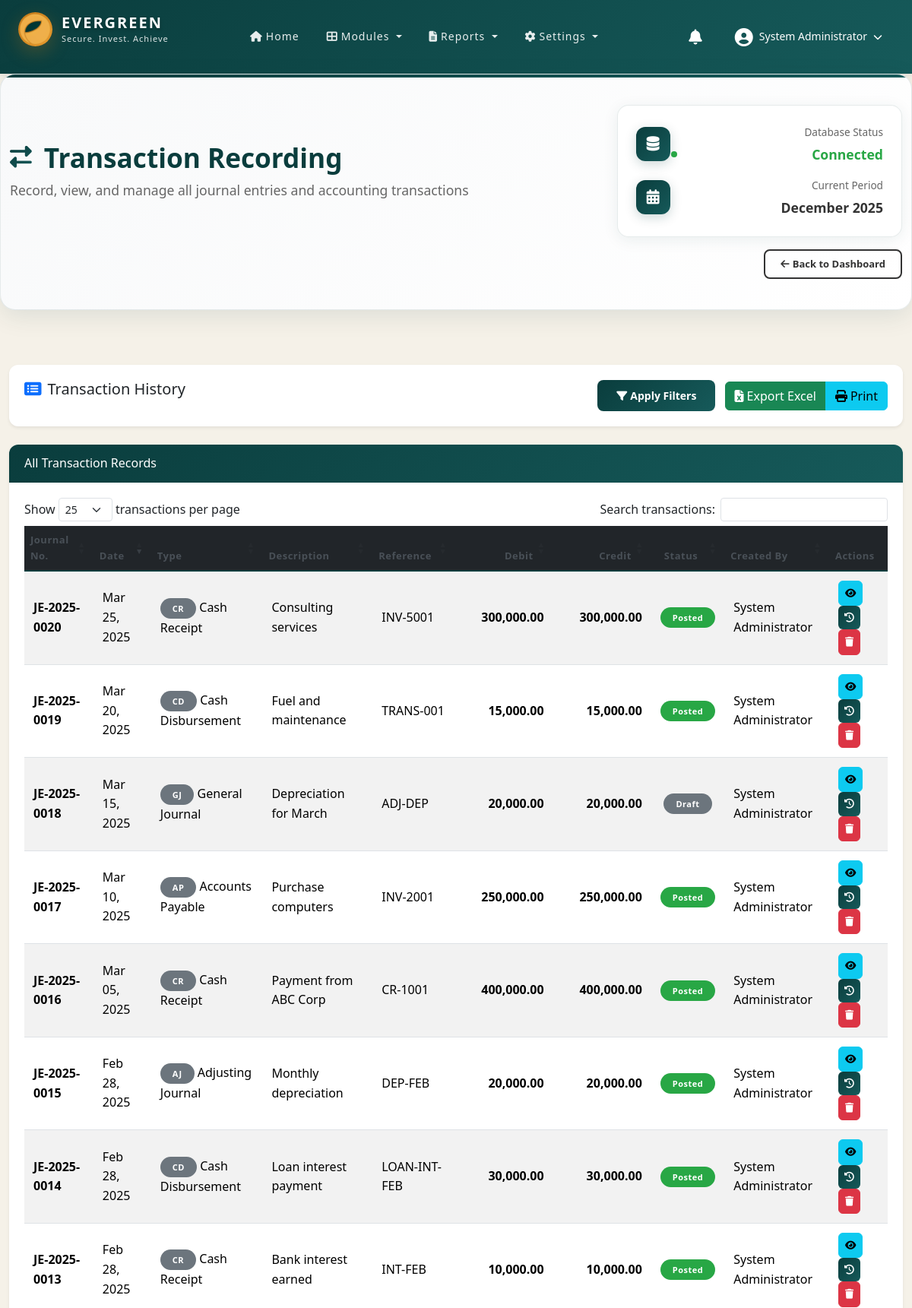
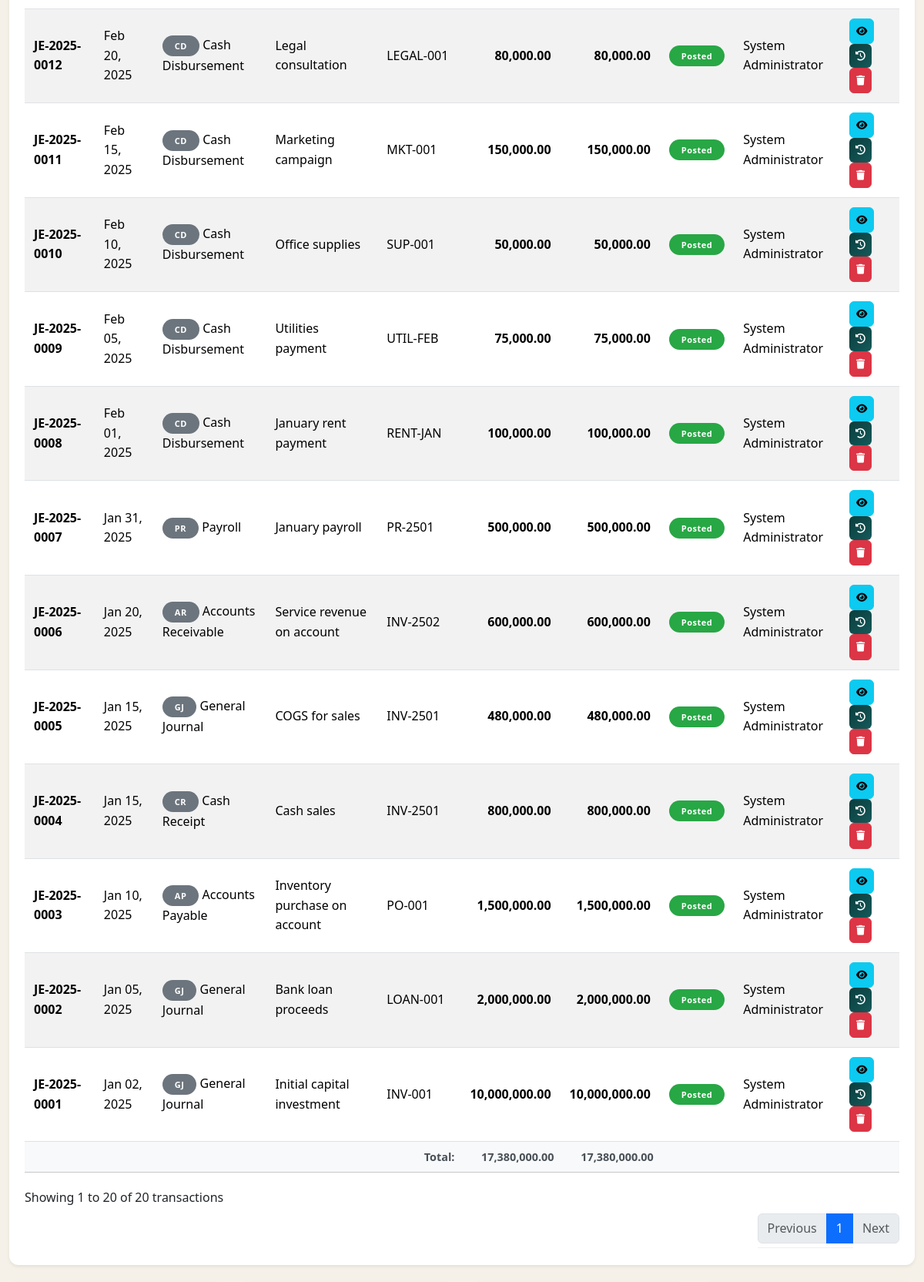
Screenshot of /modules/transaction-reading.php (signed in, upper part) with the database file from the repository (2 pictures, top to bottom).
### tables this page shows
CREATE TABLE users (
    id INT AUTO_INCREMENT PRIMARY KEY,
    username VARCHAR(50) UNIQUE NOT NULL,
    password_hash VARCHAR(255) NOT NULL,
    email VARCHAR(100) UNIQUE NOT NULL,
    full_name VARCHAR(100) NOT NULL,
    is_active BOOLEAN DEFAULT TRUE,
    last_login DATETIME,
    created_at DATETIME DEFAULT CURRENT_TIMESTAMP,
    updated_at DATETIME DEFAULT CURRENT_TIMESTAMP ON UPDATE CURRENT_TIMESTAMP
);

CREATE TABLE journal_entries (
    id BIGINT AUTO_INCREMENT PRIMARY KEY,
    journal_no VARCHAR(50) UNIQUE NOT NULL,
    journal_type_id INT NOT NULL,
    entry_date DATE NOT NULL,
    description TEXT,
    fiscal_period_id INT NOT NULL,
    reference_no VARCHAR(100),
    total_debit DECIMAL(18,2) DEFAULT 0.00,
    total_credit DECIMAL(18,2) DEFAULT 0.00,
    status ENUM('draft','posted','reversed','voided') DEFAULT 'draft',
    posted_by INT,
    posted_at DATETIME,
    created_by INT NOT NULL,
    created_at DATETIME DEFAULT CURRENT_TIMESTAMP,
    updated_at DATETIME DEFAULT CURRENT_TIMESTAMP ON UPDATE CURRENT_TIMESTAMP,
    FOREIGN KEY (journal_type_id) REFERENCES journal_types(id),
    FOREIGN KEY (fiscal_period_id) REFERENCES fiscal_periods(id),
    FOREIGN KEY (posted_by) REFERENCES users(id),
    FOREIGN KEY (created_by) REFERENCES users(id)
);

CREATE TABLE journal_types (
    id INT AUTO_INCREMENT PRIMARY KEY,
    code VARCHAR(20) UNIQUE NOT NULL,
    name VARCHAR(50) NOT NULL,
    auto_reversing BOOLEAN DEFAULT FALSE,
    description TEXT
);

### includes/session.php (called while the page is built, shortened)
<?php
function isLoggedIn() {
    return isset($_SESSION['user_id']) && isset($_SESSION['username']);
}
function getCurrentUser() {
    if (isLoggedIn()) {
        return [
            'id' => $_SESSION['user_id'],
            'username' => $_SESSION['username'],
            'email' => $_SESSION['email'] ?? '',
            'full_name' => $_SESSION['full_name'] ?? ''
        ];
    }
    return null;
}

### modules/transaction-reading.php (the view, shortened to what this page needs)
<?php
require_once '../includes/session.php';
$current_user = getCurrentUser();
$apply_filters = isset($_GET['apply_filters']);
$transactions = [];
$hasFilters = false;
$sql = "SELECT
            je.id,
            je.journal_no,
            je.entry_date,
            jt.code as type_code,
            jt.name as type_name,
            je.description,
            je.reference_no,
            je.total_debit,
            je.total_credit,
            je.status,
            u.username as created_by,
            u.full_name as created_by_name,
            je.created_at,
            je.posted_at,
            fp.period_name as fiscal_period
        FROM journal_entries je
        INNER JOIN journal_types jt ON je.journal_type_id = jt.id
        INNER JOIN users u ON je.created_by = u.id
        LEFT JOIN fiscal_periods fp ON je.fiscal_period_id = fp.id
        WHERE je.status NOT IN ('deleted', 'voided')";
$sql .= " ORDER BY je.entry_date DESC, je.journal_no DESC";
try {
    $stmt = $conn->prepare($sql);
    $stmt->execute();
    $result = $stmt->get_result();
    while ($row = $result->fetch_assoc()) {
        $transactions[] = $row;
    }
} catch (Exception $e) {
    error_log("Transaction query error: " . $e->getMessage());
}
?>
<!DOCTYPE html>
<html lang="en">
<head>
    <link href="https://cdn.jsdelivr.net/npm/bootstrap@5.3.2/dist/css/bootstrap.min.css" rel="stylesheet">
    <link rel="stylesheet" href="https://cdnjs.cloudflare.com/ajax/libs/font-awesome/6.5.1/css/all.min.css">
    <link rel="stylesheet" href="https://cdn.datatables.net/1.13.7/css/dataTables.bootstrap5.min.css">
    <link rel="stylesheet" href="../assets/css/style.css">
    <link rel="stylesheet" href="../assets/css/dashboard.css">
    <link rel="stylesheet" href="../assets/css/financial-reporting.css">
    <link rel="stylesheet" href="../assets/css/transaction-reading.css">
</head>
<body>
    <nav class="navbar navbar-expand-lg navbar-custom">
        <div class="container-fluid px-4">
            <div class="logo-section">
            <div class="logo-circle">
                <img src="../assets/image/LOGO.png" alt="Evergreen Logo" class="logo-img">
            </div>
            <div class="logo-text">
                <h1>EVERGREEN</h1>
                <p>Secure. Invest. Achieve</p>
            </div>
        </div>
            <div class="collapse navbar-collapse justify-content-center" id="navbarNav">
                <ul class="navbar-nav">
                    <li class="nav-item">
                        <a class="nav-link" href="../core/dashboard.php">
                            <i class="fas fa-home me-1"></i>Home
                        </a>
                    </li>
                    <li class="nav-item dropdown">
                        <a class="nav-link dropdown-toggle" href="#" id="modulesDropdown" role="button" data-bs-toggle="dropdown" aria-expanded="false">
                            <i class="fas fa-th-large me-1"></i>Modules
                        </a>
                    </li>
                    <li class="nav-item dropdown">
                        <a class="nav-link dropdown-toggle" href="#" id="reportsDropdown" role="button" data-bs-toggle="dropdown" aria-expanded="false">
                            <i class="fas fa-file-alt me-1"></i>Reports
                        </a>
                    </li>
                    <li class="nav-item dropdown">
                        <a class="nav-link dropdown-toggle" href="#" id="settingsDropdown" role="button" data-bs-toggle="dropdown" aria-expanded="false">
                            <i class="fas fa-cog me-1"></i>Settings
                        </a>
                    </li>
                </ul>
            </div>
            <div class="d-flex align-items-center gap-3">
                <div class="dropdown d-none d-md-block">
                    <a class="nav-icon-btn" href="#" id="notificationsDropdown" role="button" data-bs-toggle="dropdown" aria-expanded="false">
                        <i class="fas fa-bell"></i>
                    </a>
                </div>
                <div class="dropdown">
                    <a class="user-profile-btn" href="#" id="userDropdown" role="button" data-bs-toggle="dropdown" aria-expanded="false">
                        <i class="fas fa-user-circle me-2"></i>
                        <span class="d-none d-lg-inline"><?php echo htmlspecialchars($current_user['full_name']); ?></span>
                        <i class="fas fa-chevron-down ms-2 d-none d-lg-inline"></i>
                    </a>
                </div>
            </div>
        </div>
    </nav>
    <div class="beautiful-page-header mb-5">
        <div class="container-fluid">
            <div class="row align-items-center">
                <div class="col-lg-8">
                    <div class="header-content">
                        <h1 class="page-title-beautiful">
                            <i class="fas fa-exchange-alt me-3"></i>
                            Transaction Recording
                        </h1>
                        <p class="page-subtitle-beautiful">
                            Record, view, and manage all journal entries and accounting transactions
                        </p>
                    </div>
                </div>
                <div class="col-lg-4 text-lg-end">
                    <div class="header-info-card">
                        <div class="info-item">
                            <div class="info-icon">
                                <i class="fas fa-database"></i>
                            </div>
                            <div class="info-content">
                                <div class="info-label">Database Status</div>
                                <div class="info-value status-connected">Connected</div>
                            </div>
                        </div>
                        <div class="info-item">
                            <div class="info-icon">
                                <i class="fas fa-calendar-alt"></i>
                            </div>
                            <div class="info-content">
                                <div class="info-label">Current Period</div>
                                <div class="info-value"><?php echo date('F Y'); ?></div>
                            </div>
                        </div>
                    </div>
                </div>
            </div>
            <div class="header-actions mt-3">
                <a href="../core/dashboard.php" class="btn btn-outline-secondary">
                    <i class="fas fa-arrow-left me-1"></i>Back to Dashboard
                </a>
            </div>
        </div>
    </div>
    <main class="container-fluid py-4">
        <div class="card shadow-sm mb-4">
            <div class="card-body">
                <div class="row g-3">
                    <div class="col-md-6">
                        <h5 class="mb-0"><i class="fas fa-list-alt me-2 text-primary"></i>Transaction History</h5>
                    </div>
                    <div class="col-md-6 text-end">
                        <button type="button" class="btn btn-primary me-2" id="btnShowFilters">
                            <i class="fas fa-filter me-1"></i>Apply Filters
                        </button>
                        <div class="btn-group" role="group">
                            <button type="button" class="btn btn-success" onclick="exportToExcel()">
                                <i class="fas fa-file-excel me-1"></i>Export Excel
                            </button>
                            <button type="button" class="btn btn-info" onclick="printTable()">
                                <i class="fas fa-print me-1"></i>Print
                            </button>
                        </div>
                    </div>
                </div>
            </div>
        </div>
        <div class="card shadow-sm">
            <div class="card-header bg-white">
                <div class="row align-items-center">
                    <div class="col-md-6">
                        <h6 class="mb-0">
                            <?php echo $apply_filters && $hasFilters ? 'Filtered Transaction History' : 'All Transaction Records'; ?>
                        </h6>
                    </div>
                </div>
            </div>
            <div class="card-body">
                <div class="table-responsive">
                    <table id="transactionTable" class="table table-hover table-striped align-middle">
                        <thead class="table-dark">
                            <tr>
                                <th>Journal No.</th>
                                <th>Date</th>
                                <th>Type</th>
                                <th>Description</th>
                                <th>Reference</th>
                                <th>Debit</th>
                                <th>Credit</th>
                                <th>Status</th>
                                <th>Created By</th>
                                <th>Actions</th>
                            </tr>
                        </thead>
                        <tbody>
                            <?php if (empty($transactions)): ?>
                            <tr>
                                <td colspan="10" class="text-center text-muted">
                                    <div class="py-5">
                                        <i class="fas fa-database fa-3x mb-3 d-block text-secondary"></i>
                                        <p class="mb-0">No transaction data available yet.</p>
                                        <small>Add sample data using the SQL queries provided in the documentation.</small>
                                    </div>
                                </td>
                            </tr>
                            <?php else: ?>
                                <?php
                                $total_debit = 0;
                                $total_credit = 0;
                                foreach ($transactions as $trans):
                                    $total_debit += $trans['total_debit'];
                                    $total_credit += $trans['total_credit'];
                                ?>
                                <tr>
                                    <td><strong><?php echo htmlspecialchars($trans['journal_no']); ?></strong></td>
                                    <td><?php echo date('M d, Y', strtotime($trans['entry_date'])); ?></td>
                                    <td>
                                        <span class="badge bg-secondary"><?php echo htmlspecialchars($trans['type_code']); ?></span>
                                        <?php echo htmlspecialchars($trans['type_name']); ?>
                                    </td>
                                    <td><?php echo htmlspecialchars($trans['description'] ?? '-'); ?></td>
                                    <td><?php echo htmlspecialchars($trans['reference_no'] ?? '-'); ?></td>
                                    <td class="amount-debit text-end"><?php echo number_format($trans['total_debit'], 2); ?></td>
                                    <td class="amount-credit text-end"><?php echo number_format($trans['total_credit'], 2); ?></td>
                                    <td>
                                        <?php
                                        $status_class = [
                                            'draft' => 'status-draft',
                                            'posted' => 'status-posted',
                                            'reversed' => 'status-reversed',
                                            'voided' => 'status-voided'
                                        ];
                                        $class = $status_class[$trans['status']] ?? 'badge-secondary';
                                        ?>
                                        <span class="badge <?php echo $class; ?>"><?php echo ucfirst($trans['status']); ?></span>
                                    </td>
                                    <td><?php echo htmlspecialchars($trans['created_by_name']); ?></td>
                                    <td>
                                        <button class="btn btn-sm btn-info btn-action" onclick="viewTransactionDetails(<?php echo $trans['id']; ?>)" title="View Details">
                                            <i class="fas fa-eye"></i>
                                        </button>
                                        <button class="btn btn-sm btn-primary btn-action" onclick="viewAuditTrail(<?php echo $trans['id']; ?>)" title="Audit Trail">
                                            <i class="fas fa-history"></i>
                                        </button>
                                        <button class="btn btn-sm btn-danger btn-action" onclick="deleteTransaction(<?php echo $trans['id']; ?>)" title="Delete Transaction">
                                            <i class="fas fa-trash"></i>
                                        </button>
                                    </td>
                                </tr>
                                <?php endforeach; ?>
                            <?php endif; ?>
                        </tbody>
                        <tfoot class="table-light">
                            <tr>
                                <th colspan="5" class="text-end">Total:</th>
                                <th class="text-end"><?php echo number_format($total_debit ?? 0, 2); ?></th>
                                <th class="text-end"><?php echo number_format($total_credit ?? 0, 2); ?></th>
                                <th colspan="3"></th>
                            </tr>
                        </tfoot>
                    </table>
                </div>
            </div>
        </div>
    </main>
</body>
</html>

### rows the page displays
users: full_name "System Administrator"
journal_entries: journal_no "JE-2025-0020", entry_date "Mar 25, 2025", journal_type.code "CR", journal_type.name "Cash Receipt", description "Consulting services", reference_no "INV-5001", total_debit "300,000.00", total_credit "300,000.00", status "Posted", posted_by.full_name "System Administrator"
journal_entries: journal_no "JE-2025-0019", entry_date "Mar 20, 2025", journal_type.code "CD", journal_type.name "Cash Disbursement", description "Fuel and maintenance", reference_no "TRANS-001", total_debit "15,000.00", total_credit "15,000.00", status "Posted", posted_by.full_name "System Administrator"
journal_entries: journal_no "JE-2025-0018", entry_date "Mar 15, 2025", journal_type.code "GJ", journal_type.name "General Journal", description "Depreciation for March", reference_no "ADJ-DEP", total_debit "20,000.00", total_credit "20,000.00", status "Draft", created_by.full_name "System Administrator"
journal_entries: journal_no "JE-2025-0017", entry_date "Mar 10, 2025", journal_type.code "AP", journal_type.name "Accounts Payable", description "Purchase computers", reference_no "INV-2001", total_debit "250,000.00", total_credit "250,000.00", status "Posted", posted_by.full_name "System Administrator"
journal_entries: journal_no "JE-2025-0016", entry_date "Mar 05, 2025", journal_type.code "CR", journal_type.name "Cash Receipt", description "Payment from ABC Corp", reference_no "CR-1001", total_debit "400,000.00", total_credit "400,000.00", status "Posted", posted_by.full_name "System Administrator"
journal_entries: journal_no "JE-2025-0015", entry_date "Feb 28, 2025", journal_type.code "AJ", journal_type.name "Adjusting Journal", description "Monthly depreciation", reference_no "DEP-FEB", total_debit "20,000.00", total_credit "20,000.00", status "Posted", posted_by.full_name "System Administrator"
journal_entries: journal_no "JE-2025-0014", entry_date "Feb 28, 2025", journal_type.code "CD", journal_type.name "Cash Disbursement", description "Loan interest payment", reference_no "LOAN-INT-FEB", total_debit "30,000.00", total_credit "30,000.00", status "Posted", posted_by.full_name "System Administrator"
journal_entries: journal_no "JE-2025-0013", entry_date "Feb 28, 2025", journal_type.code "CR", journal_type.name "Cash Receipt", description "Bank interest earned", reference_no "INT-FEB", total_debit "10,000.00", total_credit "10,000.00", status "Posted", posted_by.full_name "System Administrator"
journal_entries: journal_no "JE-2025-0012", entry_date "Feb 20, 2025", journal_type.code "CD", journal_type.name "Cash Disbursement", description "Legal consultation", reference_no "LEGAL-001", total_debit "80,000.00", total_credit "80,000.00", status "Posted", posted_by.full_name "System Administrator"
journal_entries: journal_no "JE-2025-0011", entry_date "Feb 15, 2025", journal_type.code "CD", journal_type.name "Cash Disbursement", description "Marketing campaign", reference_no "MKT-001", total_debit "150,000.00", total_credit "150,000.00", status "Posted", posted_by.full_name "System Administrator"
journal_entries: journal_no "JE-2025-0010", entry_date "Feb 10, 2025", journal_type.code "CD", journal_type.name "Cash Disbursement", description "Office supplies", reference_no "SUP-001", total_debit "50,000.00", total_credit "50,000.00", status "Posted", posted_by.full_name "System Administrator"
journal_entries: journal_no "JE-2025-0009", entry_date "Feb 05, 2025", journal_type.code "CD", journal_type.name "Cash Disbursement", description "Utilities payment", reference_no "UTIL-FEB", total_debit "75,000.00", total_credit "75,000.00", status "Posted", posted_by.full_name "System Administrator"
journal_entries: journal_no "JE-2025-0008", entry_date "Feb 01, 2025", journal_type.code "CD", journal_type.name "Cash Disbursement", description "January rent payment", reference_no "RENT-JAN", total_debit "100,000.00", total_credit "100,000.00", status "Posted", posted_by.full_name "System Administrator"
journal_entries: journal_no "JE-2025-0007", entry_date "Jan 31, 2025", journal_type.code "PR", journal_type.name "Payroll", description "January payroll", reference_no "PR-2501", total_debit "500,000.00", total_credit "500,000.00", status "Posted", posted_by.full_name "System Administrator"
journal_entries: journal_no "JE-2025-0006", entry_date "Jan 20, 2025", journal_type.code "AR", journal_type.name "Accounts Receivable", description "Service revenue on account", reference_no "INV-2502", total_debit "600,000.00", total_credit "600,000.00", status "Posted", posted_by.full_name "System Administrator"
journal_entries: journal_no "JE-2025-0005", entry_date "Jan 15, 2025", journal_type.code "GJ", journal_type.name "General Journal", description "COGS for sales", reference_no "INV-2501", total_debit "480,000.00", total_credit "480,000.00", status "Posted", posted_by.full_name "System Administrator"
journal_entries: journal_no "JE-2025-0004", entry_date "Jan 15, 2025", journal_type.code "CR", journal_type.name "Cash Receipt", description "Cash sales", reference_no "INV-2501", total_debit "800,000.00", total_credit "800,000.00", status "Posted", posted_by.full_name "System Administrator"
journal_entries: journal_no "JE-2025-0003", entry_date "Jan 10, 2025", journal_type.code "AP", journal_type.name "Accounts Payable", description "Inventory purchase on account", reference_no "PO-001", total_debit "1,500,000.00", total_credit "1,500,000.00", status "Posted", posted_by.full_name "System Administrator"
journal_entries: journal_no "JE-2025-0002", entry_date "Jan 05, 2025", journal_type.code "GJ", journal_type.name "General Journal", description "Bank loan proceeds", reference_no "LOAN-001", total_debit "2,000,000.00", total_credit "2,000,000.00", status "Posted", posted_by.full_name "System Administrator"
journal_entries: journal_no "JE-2025-0001", entry_date "Jan 02, 2025", journal_type.code "GJ", journal_type.name "General Journal", description "Initial capital investment", reference_no "INV-001", total_debit "10,000,000.00", total_credit "10,000,000.00", status "Posted", posted_by.full_name "System Administrator"

### other values shown
$total_debit "17,380,000.00"
$total_credit "17,380,000.00"
